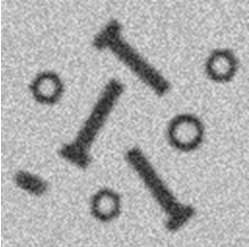
#> input picture les_4/bolts.jpg, 249 x 247 px
$ python threshold.py
#> lines starting #> are read from the running program, lines starting #| are printed output that depends on the picture; after the words box and inside, x2 and y2 are one past the last pixel; in counts of white or black regions, pixels touching at a corner belong together
import cv2 as cv
import numpy as np


bolts = cv.imread('bolts.jpg', 0)
#> bolts is the input picture: shape (247, 249); min 31, max 255, mean 175.1
bolts = cv.resize(bolts, None, fx=2, fy=2)
#> bolts: shape (494, 498)
image = cv.GaussianBlur(bolts, (7, 7), 0)
_, threshold = cv.threshold(bolts, 127, 255, cv.THRESH_BINARY)#RIGHT example
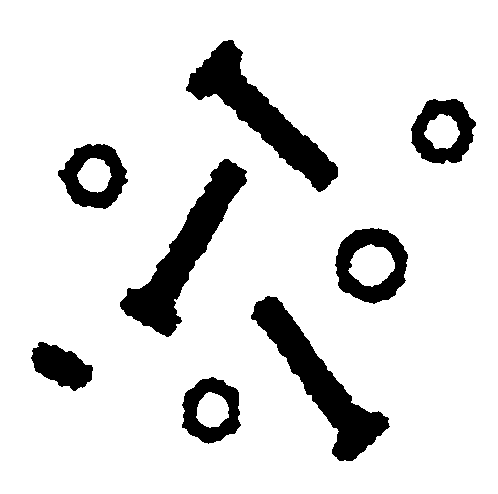
#> threshold: shape (494, 498); 87.6% white; 8 black regions, largest, box (x1, y1, x2, y2) and area: (120, 159, 247, 337) 6498, (186, 40, 338, 192) 6345, (251, 296, 390, 461) 6260
cv.imshow('bolts', bolts)
cv.imshow('threshold_bolts', threshold)

text = cv.imread('text.tiff')
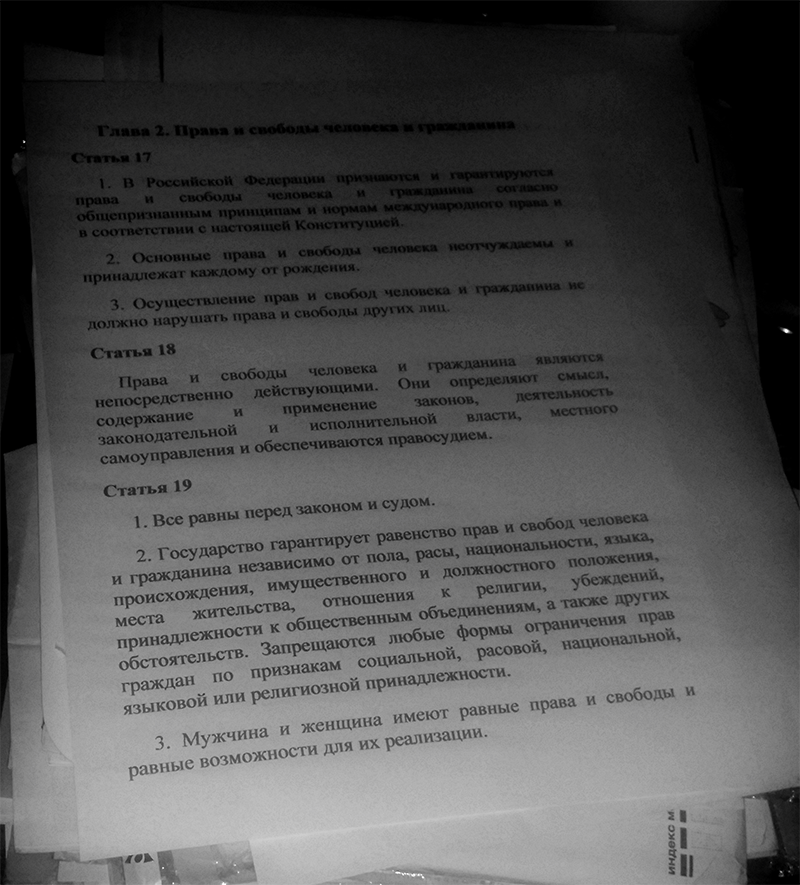
#> input picture les_4/text.tiff, 800 x 885 px
#> text is the input picture: shape (885, 800, 3); mean B, G, R 79.9, 79.9, 79.9
text = cv.resize(text, None, fx=0.7, fy=0.7)
#> text: shape (620, 560, 3)
#text = cv.GaussianBlur(text, (7, 7), 0)
_, threshold_text = cv.threshold(text, 127, 255, cv.THRESH_BINARY)#WRONG example
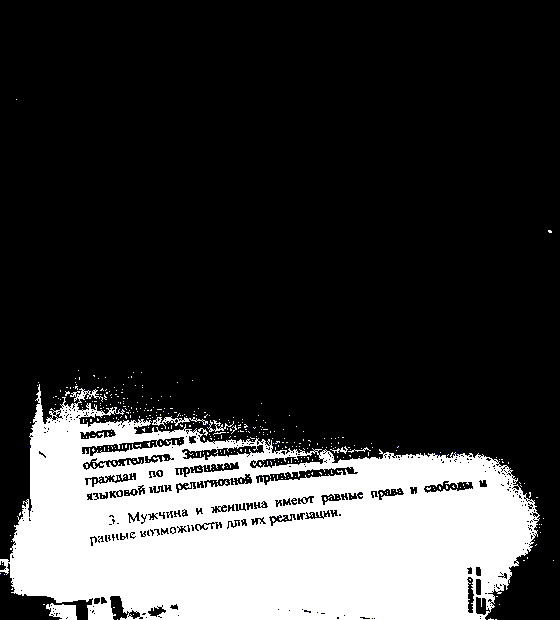
#> threshold_text: shape (620, 560, 3); mean B, G, R 59.5, 59.5, 59.5
cv.imshow('text', text)
cv.imshow('threshold_text', threshold_text)

'''WHAT YOU NEED TO DO CHECK IN adaptiveThreshold.py'''
cv.waitKey(2000)
cv.destroyAllWindows()
